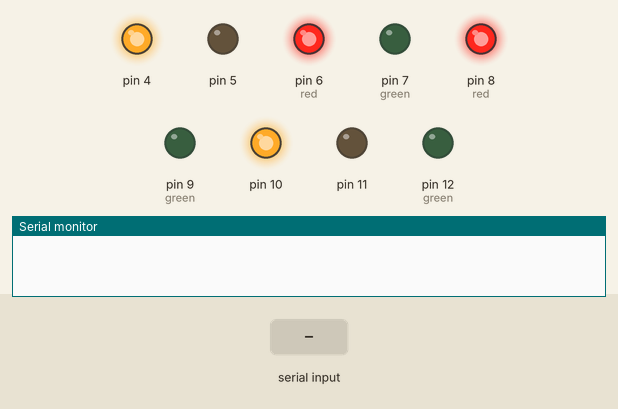
Simulated run of this sketch. Board: Arduino Uno, built with avr-gcc and run on an emulated ATmega328P. Shown: output pins drawn as LEDs (lit = HIGH), the last lines printed to the serial monitor. The test bench sets the inputs (shaded band).

Above: at 1.2 s.
1.3 s: "D" received over Serial
At 2.0 s:
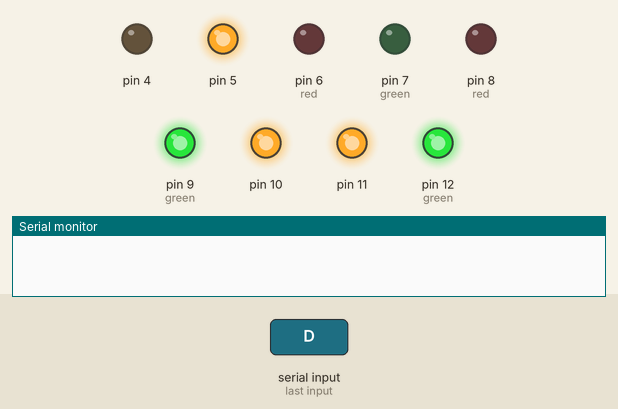
At 4.1 s:
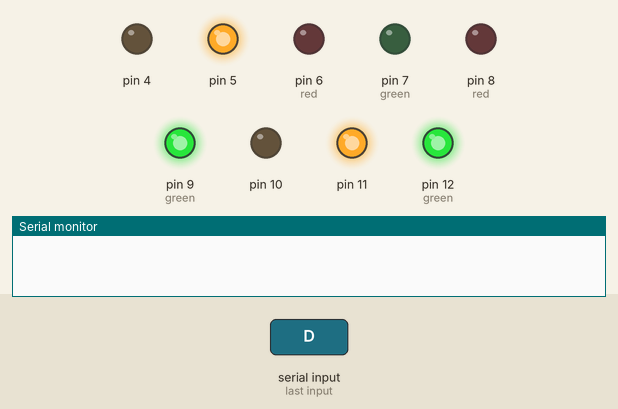
4.3 s: "U" received over Serial
At 7.2 s:
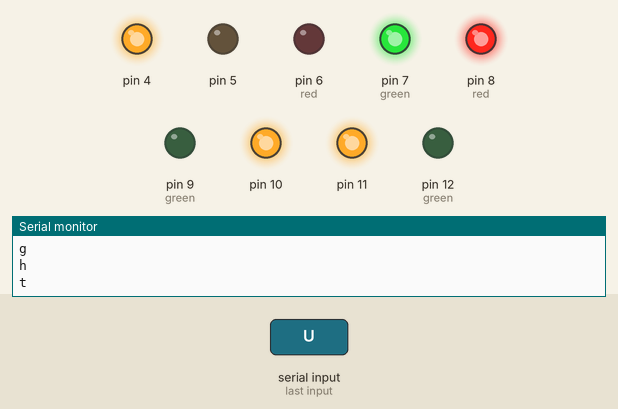
Timing chart, 0 to 12.8 s (numbered marks = the images above; inputs shaded):
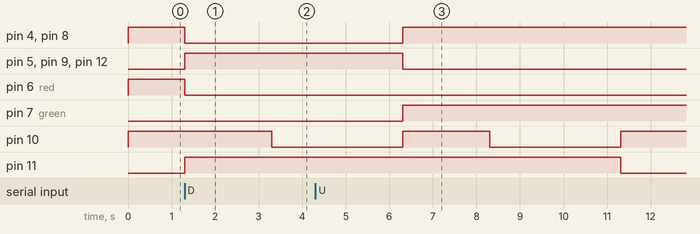

Measured:
- after the input at 1.3 s, pin 4, pin 6 (red), pin 8 (red): HIGH → LOW at once; pin 5, pin 9 (green), pin 11, pin 12 (green): LOW → HIGH at once; pin 10: HIGH → LOW after 2.0 s
- after the input at 4.3 s, pin 4, pin 7 (green), pin 8 (red): LOW → HIGH after 2.0 s; pin 5, pin 9 (green), pin 12 (green): HIGH → LOW after 2.0 s; pin 11: HIGH → LOW after 7.0 s instead of 2.0 s

The sketch:

RX.ino
```cpp
#include <SoftwareSerial.h>

SoftwareSerial softSerial(2,3);

int rx;
int per[6];
int buff[18];

int i=0;
int a = 0;
int incomingByte;

void setup() {
  Serial.begin(9600);
  softSerial.begin(9600);
  pinMode(10, OUTPUT);
  pinMode(11, OUTPUT);

  pinMode(6, OUTPUT); //red
  pinMode(7, OUTPUT); //green

  pinMode(8, OUTPUT); //red
  pinMode(9, OUTPUT); //green

  //2번 신호등
  pinMode(8, OUTPUT); //red
  pinMode(12, OUTPUT); //green

  //3번 신호등
  pinMode(4, OUTPUT); //?
  pinMode(5, OUTPUT); //?


  //default is receiver
  digitalWrite(11, LOW);
  digitalWrite(10, HIGH);

  digitalWrite(6, HIGH); //red

  //2번신호등 디폴트
  digitalWrite(8, HIGH); //red

  //3번 신호등 디폴트
  digitalWrite(4, HIGH); // red

}

void show(){
  int h = 0;
  for( int j=0 ; j<18; j++ ){
    if(per[j]==2){                 // per[j] == 2이면 , ex = j가 3이면
      for(h=j; h<j+6; h++){        // h=3, h가 j+6=9가 될때까지 반복
        Serial.print(per[h]);      // h=3부터 h=9까지 반복 , h=3이면 per[h]==per[j]==per[3]
       }
       Serial.println();           // 파이썬으로 한 번에 패킷 보내기 위함.
      }
    }
}

void Send_buff(){
    for( int j=0; j<18; j++){
      per[j] = buff[j];
      buff[j] = "";
    }
    show();
  }

void loop() {
   int j;
   char down[] = "right";

   if (Serial.available() > 0){
    incomingByte = Serial.read();
    if(incomingByte == 'D'){
        digitalWrite(7, LOW); // yellow
        digitalWrite(6, LOW); //red
        digitalWrite(9, HIGH); // green
        //2번 신호등
        digitalWrite(12, HIGH); //green
        digitalWrite(8, LOW); //red

        //3번 신호등
        digitalWrite(4, LOW); // red
        digitalWrite(5, HIGH); // red

      //릴레이 교체하고 신호보내기
        digitalWrite(11, HIGH);
        delay(2000);
        digitalWrite(10, LOW);
        delay(3000);
        for(j=0;j<5;j++){
          softSerial.write(down[j]);
          Serial.println(down[j]);
        }
      }

      else if(incomingByte == 'U'){
        //1번 신호등
        digitalWrite(7, HIGH); // yellow
        digitalWrite(6, LOW); // red
        digitalWrite(9, LOW); // green
        //2번 신호등
        digitalWrite(12, LOW); //green
        digitalWrite(8, HIGH); //red

        //3번 신호등
        digitalWrite(4, HIGH); // red
        digitalWrite(5, LOW); // green

      //릴레이 교체하고 신호보내기
        digitalWrite(11, HIGH);
        delay(2000);
        digitalWrite(10, LOW);
        delay(3000);
        for(j=0;j<5;j++){
          softSerial.write(down[j]);
          Serial.println(down[j]);
        }
      }
   }

   if(j==5){ //become RX
      digitalWrite(11, LOW);
      digitalWrite(10, HIGH);

     if(softSerial.available()){
      delay(1000);
       buff[i] = softSerial.read();
       i++;
     }
     if (i==18){
      Send_buff();
      i=0;
    }
  }

}
```
